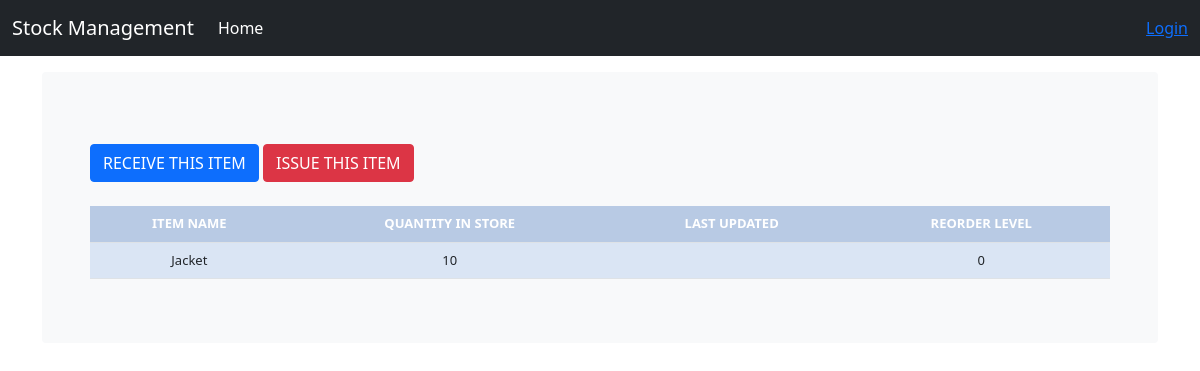
Page /stock_detail/1/ on the earlier database version.
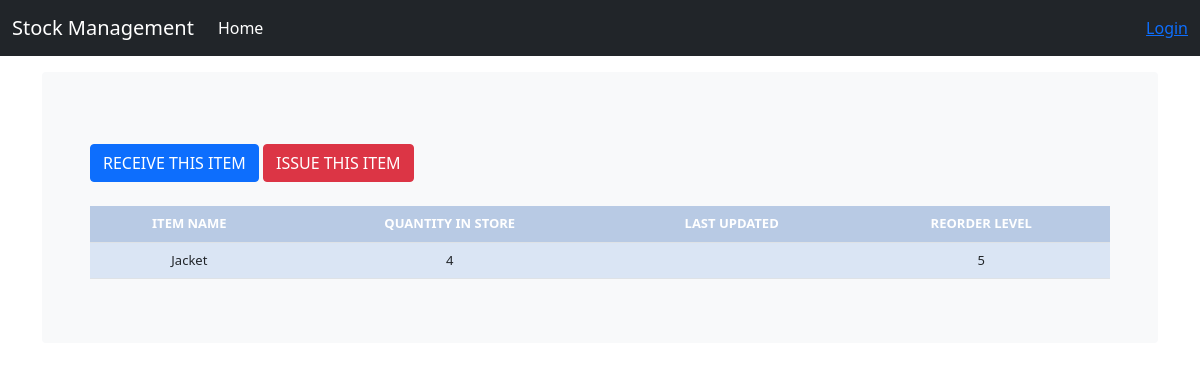
Same page on the later database version.
### stock_management/models.py (models this page shows, shortened)
class Stock(models.Model):
    category = models.ForeignKey(Category, on_delete=models.CASCADE, blank=True)
    item_name = models.CharField(max_length=50, blank=True, null=True)
    quantity = models.IntegerField(default='0', blank=False, null=True)
    receive_quantity = models.IntegerField(default='0', blank=True, null=True)
    receive_by = models.CharField(max_length=50, blank=True, null=True)
    issue_quantity = models.IntegerField(default='0', blank=True, null=True)
    issue_by = models.CharField(max_length=50, blank=True, null=True)
    issue_to = models.CharField(max_length=50, blank=True, null=True)
    phone_number = models.CharField(max_length=50, blank=True, null=True)
    created_by = models.CharField(max_length=50, blank=True, null=True)
    reorder_level = models.IntegerField(default='0', blank=True, null=True)
    last_update = models.DateTimeField(auto_now_add=False, auto_now=True)
    timestamp = models.DateTimeField(auto_now_add=True, auto_now=False)

### stock_management/views.py (the view)
# urls.py: path('stock_detail/<str:pk>/', views.stock_detail, name="stock_detail"),
def stock_detail(request, pk):
    queryset = Stock.objects.get(id=pk)
    context = {
        "queryset": queryset,
    }
    return render(request, "stock_management/detail.html", context)

### stock_management/templates/stock_management/detail.html (shortened to what this page needs)
{% load static %}
{% load crispy_forms_tags %}
<!DOCTYPE html>
<html lang="en">
<head>
    <link href="{% static 'css/style.css' %}" rel="stylesheet">
    <link href="https://cdn.jsdelivr.net/npm/bootstrap@5.0.0-beta3/dist/css/bootstrap.min.css" rel="stylesheet"
>
    <link href="{% static 'css/navbar-top-fixed.css' %}" rel="stylesheet">
</head>
<body>
{% include 'stock_management/navbar.html' %}
<main role="main" class="container">
    <div class="bg-light p-5 rounded">
        <br>
        <a href="{% url 'receive_items' queryset.id %}"><div class='btn btn-primary'>RECEIVE THIS ITEM</div></a>
        <a href="{% url 'issue_items' queryset.id %}"><div class='btn btn-danger'>ISSUE THIS ITEM</div></a>
        <br><br>
        <div class="display_table">
          <table class='table'>
                  <tr>
                    <th>ITEM NAME</th>
                    <th>QUANTITY IN STORE</th>
                    <th>LAST UPDATED</th>
                    <th>REORDER LEVEL</th>
                  </tr>
                  <tr>
                    <td>{{queryset.item_name}}</td>
                    <td>{{queryset.quantity}}</td>
                    <td>{{queryset.last_updated}}</td>
                    <td>{{queryset.reorder_level}}</td>
                  </tr>
          </table>
        </div>
    </div>
</main>
</body>
</html>

Differences in the rows shown:
changed Stock "Jacket": quantity "10" → "4"; reorder_level "0" → "5"
